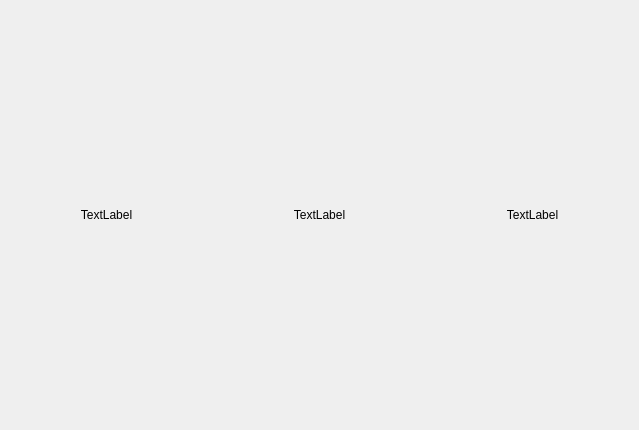
<?xml version="1.0" encoding="UTF-8"?>
<ui version="4.0">
 <class>GameOverviewItem</class>
 <widget class="QWidget" name="GameOverviewItem">
  <property name="geometry">
   <rect>
    <x>0</x>
    <y>0</y>
    <width>639</width>
    <height>430</height>
   </rect>
  </property>
  <property name="windowTitle">
   <string>Form</string>
  </property>
  <property name="styleSheet">
   <string notr="true"/>
  </property>
  <layout class="QGridLayout" name="gridLayout">
   <property name="leftMargin">
    <number>0</number>
   </property>
   <property name="topMargin">
    <number>0</number>
   </property>
   <property name="rightMargin">
    <number>0</number>
   </property>
   <property name="bottomMargin">
    <number>0</number>
   </property>
   <property name="spacing">
    <number>0</number>
   </property>
   <item row="0" column="0">
    <layout class="QHBoxLayout" name="horizontalLayout">
     <item>
      <widget class="QLabel" name="gamename">
       <property name="text">
        <string>TextLabel</string>
       </property>
       <property name="alignment">
        <set>Qt::AlignCenter</set>
       </property>
      </widget>
     </item>
     <item>
      <widget class="QLabel" name="playdate">
       <property name="text">
        <string>TextLabel</string>
       </property>
       <property name="alignment">
        <set>Qt::AlignCenter</set>
       </property>
      </widget>
     </item>
     <item>
      <widget class="QLabel" name="gamerank">
       <property name="text">
        <string>TextLabel</string>
       </property>
       <property name="alignment">
        <set>Qt::AlignCenter</set>
       </property>
      </widget>
     </item>
    </layout>
   </item>
  </layout>
 </widget>
 <resources/>
 <connections/>
</ui>
